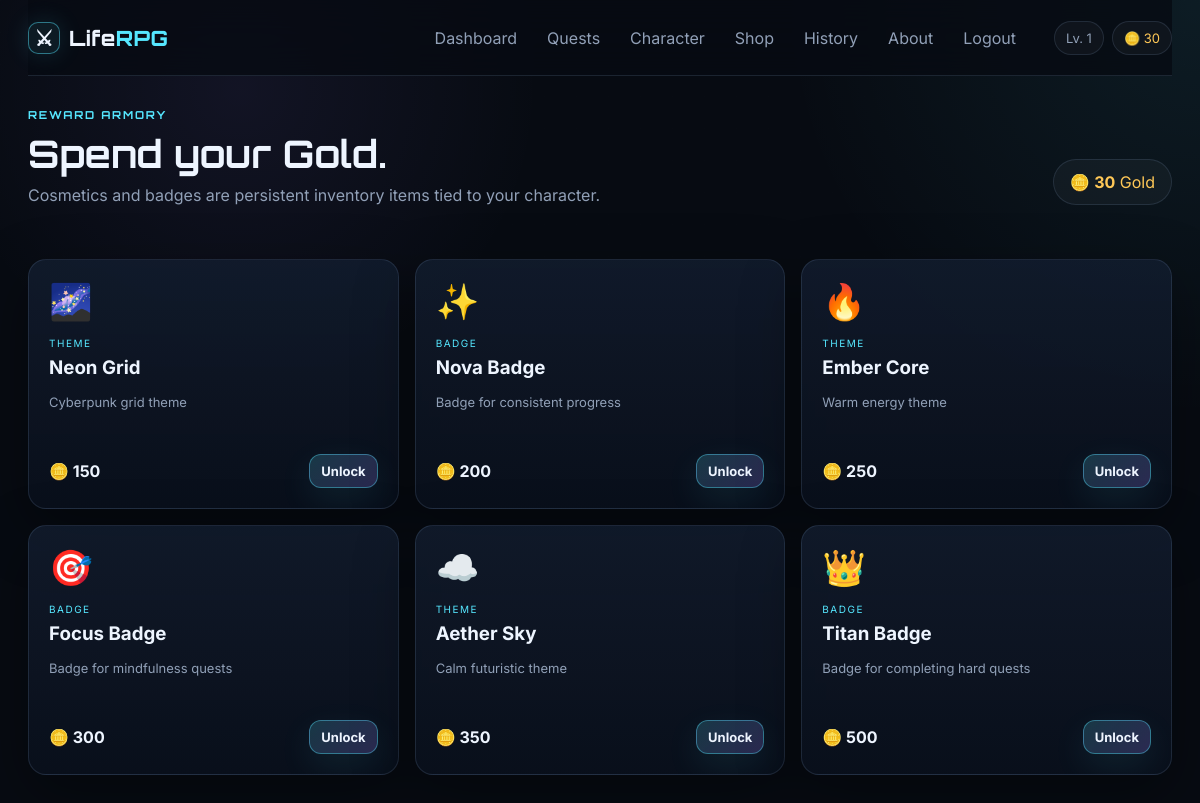
/shop (signed in), run on the app's committed database.
### tables this page shows
CREATE TABLE users (
            id INTEGER PRIMARY KEY AUTOINCREMENT,
            name TEXT NOT NULL,
            email TEXT NOT NULL UNIQUE,
            password_hash TEXT NOT NULL,
            xp INTEGER NOT NULL DEFAULT 0,
            level INTEGER NOT NULL DEFAULT 1,
            gold INTEGER NOT NULL DEFAULT 0,
            streak INTEGER NOT NULL DEFAULT 0,
            last_activity TEXT,
            created_at TEXT NOT NULL
        );

CREATE TABLE shop_items (
            id INTEGER PRIMARY KEY AUTOINCREMENT,
            item_key TEXT NOT NULL UNIQUE,
            name TEXT NOT NULL,
            description TEXT NOT NULL,
            item_type TEXT NOT NULL,
            price INTEGER NOT NULL,
            icon TEXT NOT NULL
        );

### app.py (the view)
@app.route("/shop")
@login_required
def shop():
    db = get_db()
    items = db.execute("SELECT * FROM shop_items ORDER BY price ASC").fetchall()
    owned = {
        row["item_id"]
        for row in db.execute(
            "SELECT item_id FROM inventory WHERE user_id = ?", (g.user["id"],)
        ).fetchall()
    }
    return render_template("shop.html", items=items, owned=owned, user=g.user)

### app.py (called while the page is built)
def get_db():
    if "db" not in g:
        g.db = sqlite3.connect(DATABASE)
        g.db.row_factory = sqlite3.Row
        g.db.execute("PRAGMA foreign_keys = ON")
    return g.db

def csrf_token():
    token = session.get("csrf_token")
    if not token:
        token = secrets.token_urlsafe(32)
        session["csrf_token"] = token
    return token

@app.context_processor
def inject_helpers():
    return {
        "csrf_token": csrf_token(),
        "level_threshold": level_threshold,
        "level_progress": level_progress,
        "category_map": CATEGORY_MAP,
    }

@app.before_request
def load_user_and_protect():
    g.user = None
    user_id = session.get("user_id")
    if user_id:
        g.user = get_db().execute(
            "SELECT * FROM users WHERE id = ?", (user_id,)
        ).fetchone()
    if request.method == "POST" and request.endpoint not in {"login", "signup", "static"}:
        require_csrf()

def login_required(view):
    @wraps(view)
    def wrapped(*args, **kwargs):
        if g.user is None:
            flash("Please log in to continue.", "warning")
            return redirect(url_for("login"))
        return view(*args, **kwargs)
    return wrapped

### templates/shop.html (shortened to what this page needs)
{% extends 'base.html' %}
{% block content %}
<section class="page-heading"><div><div class="eyebrow">REWARD ARMORY</div><h1>Spend your Gold.</h1><p>Cosmetics and badges are persistent inventory items tied to your character.</p></div><div class="currency-card">🪙 <strong>{{ user.gold }}</strong> Gold</div></section>
<section class="shop-grid section">{% for item in items %}
<article class="shop-card glass-panel">
  <div class="shop-icon">{{ item.icon }}</div><div class="shop-type">{{ item.item_type|upper }}</div><h3>{{ item.name }}</h3><p>{{ item.description }}</p>
  <div class="shop-footer"><strong>🪙 {{ item.price }}</strong>{% if item.id in owned %}<span class="owned-label">OWNED</span>{% else %}<form action="{{ url_for('buy_item', item_id=item.id) }}" method="post"><input type="hidden" name="csrf_token" value="{{ csrf_token }}"><button class="button button-primary button-small" type="submit">Unlock</button></form>{% endif %}</div>
</article>
{% endfor %}</section>
{% endblock %}

### templates/base.html (shortened to what this page needs)
<!doctype html>
<html lang="en">
<head>
  <link rel="stylesheet" href="{{ url_for('static', filename='style.css') }}">
</head>
<body>
<div class="page-shell">
  <header class="topbar">
    <a class="brand" href="{{ url_for('index') }}" aria-label="Life RPG home">
      <span class="brand-mark">⚔</span><span>Life<span class="accent">RPG</span></span>
    </a>
    {% if g.user %}
    <nav id="main-nav" class="nav" aria-label="Main navigation">
      <a href="{{ url_for('dashboard') }}">Dashboard</a>
      <a href="{{ url_for('quests') }}">Quests</a>
      <a href="{{ url_for('character') }}">Character</a>
      <a href="{{ url_for('shop') }}">Shop</a>
      <a href="{{ url_for('history') }}">History</a>
      <a href="{{ url_for('about') }}">About</a>
      <form action="{{ url_for('logout') }}" method="post" class="inline-form">
        <button class="nav-logout" type="submit">Logout</button>
      </form>
    </nav>
    <div class="top-stats" aria-label="Current character summary">
      <span class="pill">Lv. {{ g.user.level }}</span>
      <span class="pill gold">🪙 {{ g.user.gold }}</span>
    </div>
    {% else %}
    <nav class="nav public-nav" aria-label="Public navigation">
      <a href="{{ url_for('about') }}">How it works</a>
      <a class="button button-small" href="{{ url_for('login') }}">Login</a>
      <a class="button button-small button-primary" href="{{ url_for('signup') }}">Start Adventure</a>
    </nav>
    {% endif %}
  </header>
  <main id="main" class="main-content">
    {% block content %}{% endblock %}
  </main>
</div>
</body>
</html>

### static/style.css (style rules this page uses)
:root { --bg:#070b12;--bg2:#0b1220;--card:rgba(16,25,40,.82);--line:rgba(123,151,190,.18);--text:#eef5ff;--muted:#91a0b7;--accent:#56e7ff;--accent2:#9a7cff;--success:#42e6a4;--danger:#ff6b89;--gold:#ffc857;--shadow:0 20px 60px rgba(0,0,0,.35);--radius:18px }
* { box-sizing:border-box }
html { scroll-behavior:smooth }
body { margin:0;background:radial-gradient(circle at top right,rgba(86,231,255,.08),transparent 28%),radial-gradient(circle at 20% 10%,rgba(154,124,255,.08),transparent 24%),var(--bg);color:var(--text);font-family:Inter,system-ui,sans-serif;min-height:100vh }
body:before { content:"";position:fixed;inset:0;pointer-events:none;opacity:.35;background-image:linear-gradient(rgba(255,255,255,.02) 1px,transparent 1px),linear-gradient(90deg,rgba(255,255,255,.02) 1px,transparent 1px);background-size:32px 32px;mask-image:linear-gradient(to bottom,black,transparent 70%) }
a { color:inherit;text-decoration:none }
button,input,textarea,select { font:inherit }
.page-shell { max-width:1400px;margin:0 auto;padding:0 28px }
.topbar { height:76px;display:flex;align-items:center;gap:26px;border-bottom:1px solid var(--line);position:sticky;top:0;background:rgba(7,11,18,.78);backdrop-filter:blur(18px);z-index:20 }
.brand { font:800 21px Orbitron,sans-serif;letter-spacing:.02em;display:flex;align-items:center;gap:9px }
.brand-mark { display:grid;place-items:center;width:32px;height:32px;border:1px solid rgba(86,231,255,.45);border-radius:10px;background:rgba(86,231,255,.08);box-shadow:0 0 24px rgba(86,231,255,.13) }
.accent { color:var(--accent) }
.nav { display:flex;align-items:center;gap:6px;margin-left:auto }
.nav a,.nav button { color:var(--muted);padding:10px 12px;border-radius:10px;transition:.2s ease }
.top-stats { display:flex;gap:8px }
.pill,.currency-card { border:1px solid var(--line);background:rgba(255,255,255,.035);padding:8px 11px;border-radius:999px;color:var(--muted);font-size:13px }
.pill.gold,.currency-card { color:var(--gold) }
.inline-form { display:inline }
.nav-logout { background:none;border:0;cursor:pointer }
.main-content { padding:32px 0 80px }
.eyebrow { font:700 11px Orbitron,sans-serif;letter-spacing:.16em;color:var(--accent);text-transform:uppercase }
.button { display:inline-flex;justify-content:center;align-items:center;gap:8px;border:1px solid var(--line);padding:11px 16px;border-radius:12px;background:rgba(255,255,255,.04);color:var(--text);font-weight:700;cursor:pointer;transition:transform .18s ease,background .18s ease,border-color .18s ease,box-shadow .18s ease }
.button-primary { background:linear-gradient(135deg,rgba(86,231,255,.18),rgba(154,124,255,.24));border-color:rgba(86,231,255,.4);box-shadow:0 12px 35px rgba(86,231,255,.09) }
.button-small { padding:8px 11px;font-size:13px }
.glass-panel,.feature-card,.quest-card,.shop-card { background:linear-gradient(180deg,rgba(18,29,47,.82),rgba(10,16,28,.88));border:1px solid var(--line);box-shadow:var(--shadow);border-radius:var(--radius) }
.glass-panel { position:relative;overflow:hidden }
.section { padding:34px 0 }
.section-heading,.page-heading { display:flex;justify-content:space-between;gap:20px;align-items:end;margin-bottom:20px }
.section-heading h2,.page-heading h1 { font:700 30px Orbitron,sans-serif;margin:8px 0 }
.page-heading h1 { font-size:38px }
.page-heading p,.section-heading p { color:var(--muted);margin:8px 0 0 }
.shop-grid { display:grid;grid-template-columns:repeat(3,1fr);gap:16px }
.shop-card { padding:20px;position:relative }
.shop-icon { font-size:35px }
.shop-type { font-size:10px;color:var(--accent);letter-spacing:.15em;margin-top:14px }
.shop-card h3 { margin:7px 0 }
.shop-card p { color:var(--muted);font-size:13px;line-height:1.6;min-height:44px }
.shop-footer { display:flex;justify-content:space-between;align-items:center;margin-top:18px }
.currency-card { font-size:16px;padding:12px 16px }

### data on the page
users: user.level "1", user.gold "30", gold "30"
shop_items: icon "🌌", item_type "THEME", name "Neon Grid", description "Cyberpunk grid theme", price "150"
shop_items: icon "✨", item_type "BADGE", name "Nova Badge", description "Badge for consistent progress", price "200"
shop_items: icon "🔥", item_type "THEME", name "Ember Core", description "Warm energy theme", price "250"
shop_items: icon "🎯", item_type "BADGE", name "Focus Badge", description "Badge for mindfulness quests", price "300"
shop_items: icon "☁️", item_type "THEME", name "Aether Sky", description "Calm futuristic theme", price "350"
shop_items: icon "👑", item_type "BADGE", name "Titan Badge", description "Badge for completing hard quests", price "500"
